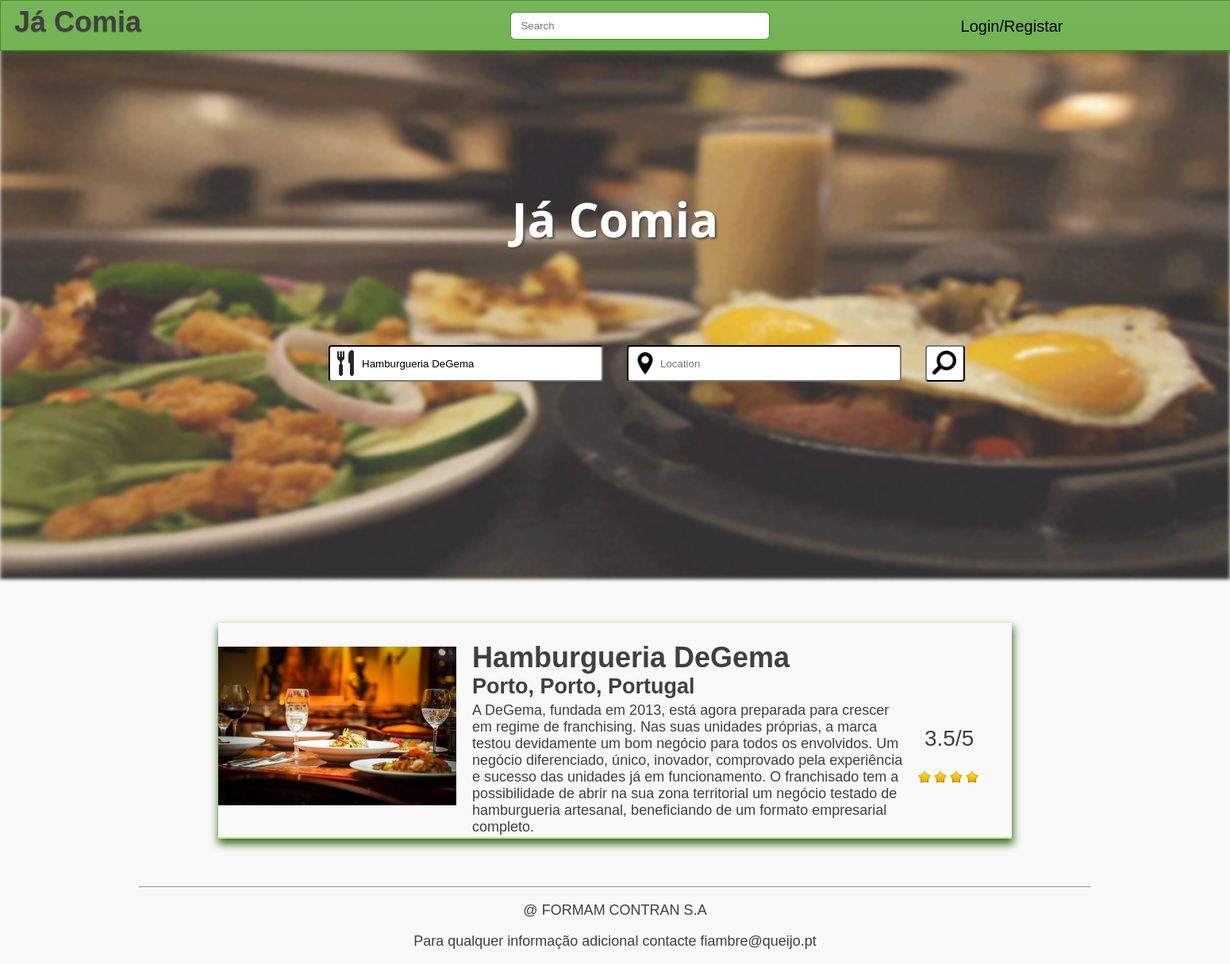
Screenshot of /feed/feed.php?rname=Hamburgueria DeGema with the database file from the repository.
### tables this page shows
CREATE TABLE Restaurants (
    name VARCHAR(32) NOT NULL,
    address VARCHAR(32) NOT NULL,
    type VARCHAR(16) NOT NULL,
    city VARCHAR(32) NOT NULL,
    district VARCHAR(32) NOT NULL,
    country VARCHAR(32) NOT NULL,
    description VARCHAR(1024) ,
    avgClass REAL,
    PRIMARY KEY(name, address)
);

### feed/feed.php (the view, shortened to what this page needs)
<?php include_once('../templates/header.php') ?>
<body>
    <?php include_once('../templates/topbar.php') ?>
    <div id="main">
        <img src="../resources/mainimg.gif"/>
        <div id="maincontent">
            <h1>Já Comia</h1>
            <div id="mainsearch"/>
            <form action="feed.php" method="get">
                <?php
                if(isset($_GET['rname'])){
                $rname = $_GET['rname'];
                $local = $_GET['local'];
                }
                else {
                    $rname = '';
                    $local = '';
                }
                echo '<input type="text" name="rname" placeholder="Restaurant" value="' . $rname . '">';
                echo '<input type="text" name="local" placeholder="Location" value="' . $local . '">';
                ?>
                <input type="submit" value="">
            </form>
        </div>
    </div>
<div id="restaurantslist">
    <?php
    if(isset($_GET['rname'])){
    $rname = $_GET['rname'];
    $local = $_GET['local'];
    }
    include_once('../Database/Connect.php');
    if($rname == '' && $local == '' && $search == '')
    $stmt = $db->prepare("SELECT *,rowid FROM Restaurants ORDER BY avgClass DESC");
    else if ($search != '')
    $stmt = $db->prepare("SELECT *,rowid FROM Restaurants WHERE name LIKE '%$search%' OR city LIKE '%$search%' OR district LIKE '%$search%' OR country LIKE '%$search%' ORDER BY avgClass DESC");
    else{
        if($rname != '' && $ $local == '')
            $stmt = $db->prepare("SELECT *,rowid FROM Restaurants WHERE name LIKE '%$rname%' ORDER BY avgClass DESC");
    }
    $stmt->execute();
    $result = $stmt->fetchAll();
    foreach ($result as $row)
    {
        $restid = $row['rowid'];
        $link = "../restaurant/restaurant.php?id=" . $restid;
        $imagequery = $db->prepare("SELECT * FROM Images WHERE restaurant = '$restid';");
        try {
        $imagequery->execute();
        } catch (PDOException $e){
        }
        $images = $imagequery->fetchAll();
        if(!isset($images[0]))
            $image = "../resources/rex.jpg";
        else
            $image = $images[0]['name'];
        $rating = $row['avgClass'];
        $rating = round($rating, 1);
        echo  '<div class="restaurant">';
        echo '<img src="' . $image . '">';
        echo '<h1>' . '<a href=' . $link . '>' . $row['name'] . '</a>' . '</h1>';
        echo '<h2>' . $row['city'] , ", " , $row['district'], ", ", $row['country']  . '</h2>';
        echo '<p>' .  $row['description'] . '</p>';
        echo '<div class="rrating">';
        if($rating != NULL)
        echo '<p>' . $rating, "/5" . '</p>';
        else
        echo '<p>  Nan </p>';
        echo '</div>';
         $rounded = round($row['avgClass']);
        if($rounded <= 1)
        echo '<div class="rstars" style="margin-left: 910px;">';
        else if($rounded <= 2)
        echo '<div class="rstars" style="margin-left: 900px;">';
        else if($rounded <= 3)
        echo '<div class="rstars" style="margin-left: 890px;">';
        else if($rounded <= 4)
        echo '<div class="rstars" style="margin-left: 880px;">';
        else if($rounded <= 5)
        echo '<div class="rstars" style="margin-left: 875px;">';
        for($i = 0; $i < $rounded ; $i++)
        echo '<img style="width:20px; height:18px;" src="../resources/star.png">';
        echo '</div>';
        echo '</div>';
    }
    ?>
</div>
</body>
<?php  include_once('../templates/footer.php') ?>

### feed/style.css (style rules this page uses)
body { font-size: 18px; font-family: Tahoma, Verdana, sans-serif; color: #404040; background: #f9f9f9; margin: auto; overflow-x: hidden; min-width: 700px; }
#main img { width: 100%; height: 680px; margin: auto; margin-top: 50px; opacity: 0.8; filter: blur(2px); }
#maincontent { width: 1000px; margin: auto; text-align: center; }
#maincontent h1 { width: 1000px; color: white; margin-top: -500px; position: absolute; font-size: 60px; font-family: 'Open Sans', sans-serif; text-shadow:2px 2px 3px #414a4e; }
#mainsearch { margin-top: -300px; z-index: 10; position: absolute; }
#mainsearch form { width: 1000px; margin: auto; display: inline-block; }
#mainsearch input { height: 40px; width: 300px; border-radius: 4px; border-color: #252625; padding-left: 40px; }
#mainsearch input:first-child { background-image: url('../resources/fork-icon.png'); background-position: 2px 2px; background-size: 37px 37px; background-repeat: no-repeat; }
#mainsearch input:nth-child(2) { margin-left: 30px; background-image: url('../resources/location-icon.png'); background-position: 7px 7px; background-size: 28px 28px; background-repeat: no-repeat; }
#mainsearch input:nth-child(3) { height: 46px; width: 40px; margin-left: 30px; background-color: white; background-repeat: no-repeat; background-image: url('../resources/search-icon.png'); background-size: 30px 30px; background-position: 7px 5px; position: absolute; }
#restaurantslist { width: 1000px; margin: 50px auto; box-shadow: 1px 6px 10px 1px #3e7327; }
#restaurantslist img { width: 300px; }
#restaurantslist h1 { display: inline; margin-left: 20px; margin-top: -7px; position: absolute; min-width: 800px; }
#restaurantslist h2 { display: inline; margin-left: 20px; margin-top: 35px; position: absolute; min-width: 800px; }
#restaurantslist p { display: inline; position: absolute; width: 550px; margin-left: 20px; margin-top: 70px; }
#restaurantslist a { text-decoration: none; color: currentColor; }
.restaurant { padding-bottom: 30px; padding-top: 30px; height: 210px; border-bottom-style: solid; border-bottom-width: 2px; border-bottom-color: #c7e497; }
.rrating { font-size: 28px; margin-top: 30px; margin-left: 570px; display: inline; position: absolute; }
.rstars { width:200px; margin-top: -50px; }

### rows the page displays
restaurants: name "Hamburgueria DeGema", city "Porto", district "Porto", country "Portugal", description "A DeGema, fundada em 2013, está agora preparada para crescer em regime de franchising. Nas suas unidades próprias, a marca testou devidamente um bom negócio para todos os envolvidos. Um negócio diferenciado, único, inovador, comprovado pela experiência e sucesso das unidades já em funcionamento. O franchisado tem a possibilidade de abrir na sua zona territorial um negócio testado de hamburgueria artesanal, beneficiando de um formato empresarial completo.", avgClass "3.5"
